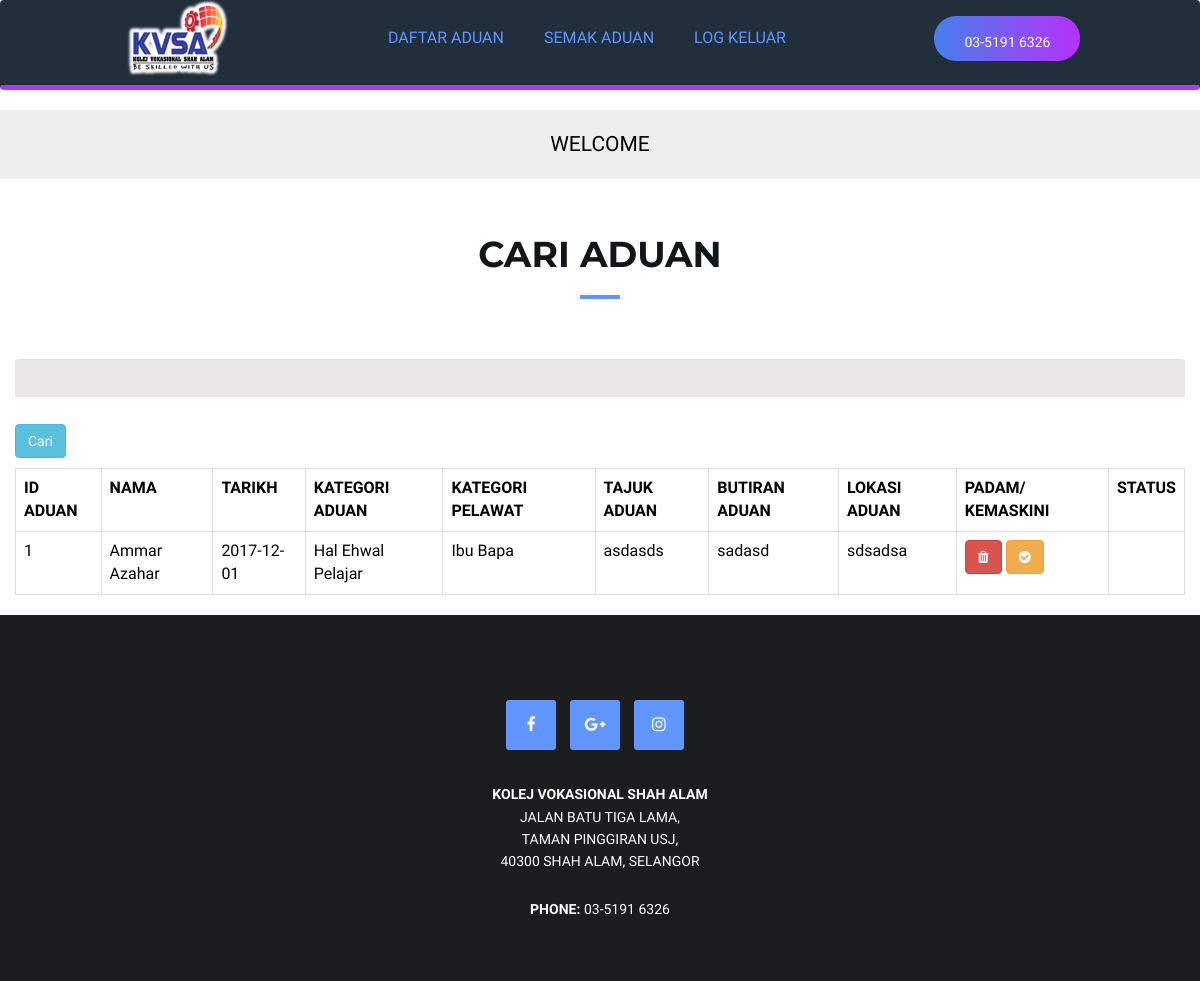
The app's page /searchadmin.php, older data.
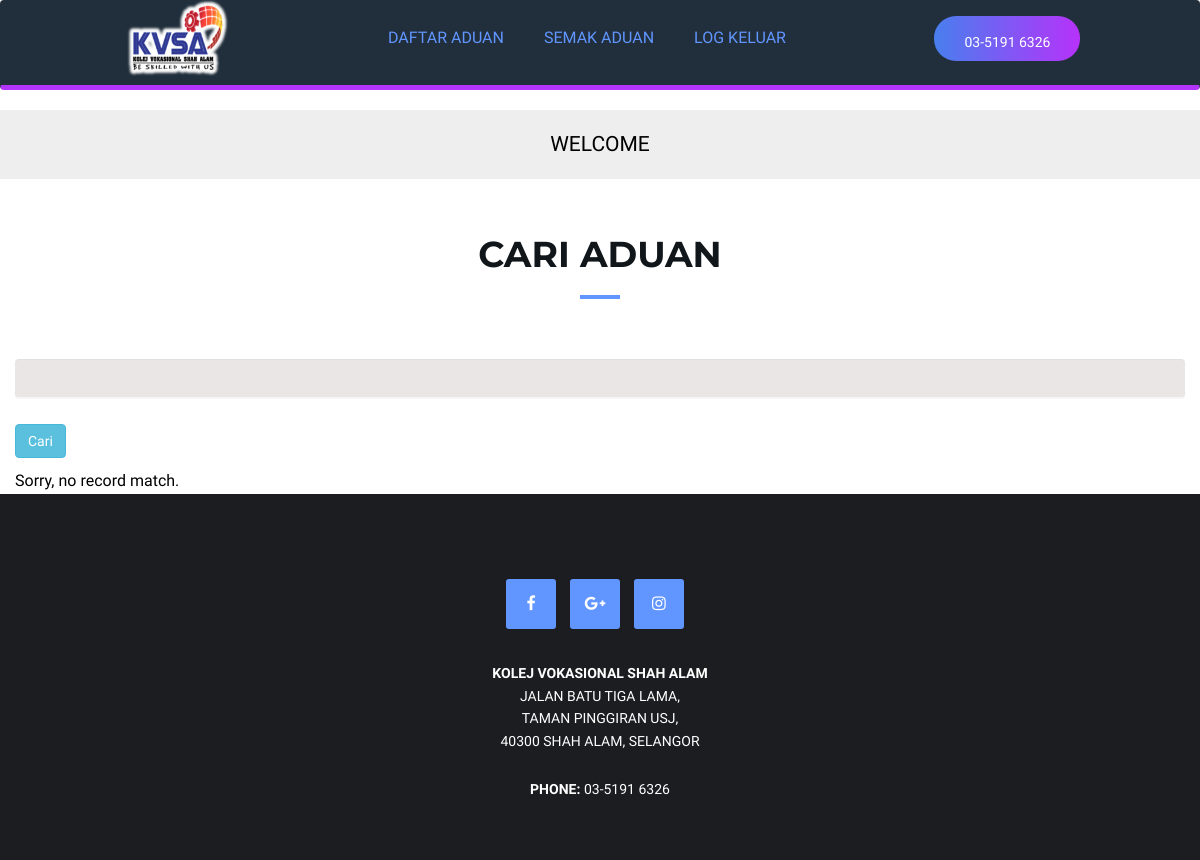
The same page, newer data.
### tables this page shows
CREATE TABLE `aduan` (
  `idaduan` int(11) NOT NULL,
  `user_id` int(4) NOT NULL,
  `kategoriaduan` varchar(100) NOT NULL,
  `tajukaduan` varchar(100) NOT NULL,
  `butiranaduan` text NOT NULL,
  `lokasiaduan` varchar(100) NOT NULL,
  `nama` varchar(200) NOT NULL,
  `kategoripelawat` varchar(40) NOT NULL,
  `tarikh` date NOT NULL,
  `status` varchar(200) NOT NULL
);

### searchadmin.php (the view, shortened to what this page needs)
<?php
include "headeradmin.php";
?>
<form action="" method="get">
    <div class="section-header text-center">
                    <br><h2 class="title">CARI ADUAN</h2>
                </div>
    <input type="text" name="txtsearch" class="form-control"><br>
    <input type="submit" value="Cari" class="btn btn-info"><br><p><p>
</form>
<?php
    include "connection.php";
    $searchName="";
    $sql="SELECT idaduan, nama, tarikh, kategoripelawat, kategoriaduan, tajukaduan, butiranaduan, lokasiaduan, status FROM aduan WHERE nama LIKE '%$searchName%' ";
    $rs=mysqli_query($db, $sql);
    if(mysqli_num_rows($rs)==0){
    	echo("Sorry, no record match.<br>");
    }
    else {
    	?>
    	<table class= "table table-bordered">
    	<tr align="center">
    	   <th>ID ADUAN</th>
           <th>NAMA</th>
           <th>TARIKH</th>
           <th>KATEGORI ADUAN</th>
           <th>KATEGORI PELAWAT</th>
           <th>TAJUK ADUAN</th>
           <th>BUTIRAN ADUAN</th>
           <th>LOKASI ADUAN</th>
           <th>PADAM/ KEMASKINI</th>
           <th>STATUS</th>
        </tr>
    	<?php
    	while ($record=mysqli_fetch_array($rs)){
    	echo "<tr>";
        echo "<td>";
        $x=$record['idaduan'];
        echo $record['idaduan'];
        echo "<td>" .$record['nama']."</td>";
        echo "<td>" .$record['tarikh']."</td>";
        echo "<td>" .$record['kategoriaduan']."</td>";
        echo "<td>" .$record['kategoripelawat']."</td>";
        echo "<td>" .$record['tajukaduan']."</td>";
        echo "<td>" .$record['butiranaduan']."</td>";
        echo "<td>" .$record['lokasiaduan']."</td>";
        echo "<td>";
        echo "<a href='confirmdelete.php?id=$x' class='btn btn-danger'><i class='fa fa-trash'></i></a> ";
        echo "<a href='update.php?id=$x' class='btn btn-warning'><i class='fa fa-check-circle'</i></a>";
        echo "</td>";
        echo "<td>" .$record['status']."</td>";
    	echo "</tr>";
    }
    echo "</table>";
    }
?>
<?php
include "footer.php";
?>

### headeradmin.php (shortened to what this page needs)
<!DOCTYPE html>
<html lang="en">
<head>
	<link type="text/css" rel="stylesheet" href="css/bootstrap.min.css" />
	<link type="text/css" rel="stylesheet" href="css/owl.carousel.css" />
	<link type="text/css" rel="stylesheet" href="css/owl.theme.default.css" />
	<link type="text/css" rel="stylesheet" href="css/magnific-popup.css" />
	<link rel="stylesheet" href="css/font-awesome.min.css">
	<link type="text/css" rel="stylesheet" href="css/style.css" />
</head>
<body>
<div class="super_container">
     <nav class="navbar">
        <img class="logo" src="img/logokvsa.png" alt="logo" width="110" height="80">
        <ul class="main-nav" id="js-menu">
            <li>
                <a href="formaduan.php" class="nav-links">DAFTAR ADUAN</a>
            </li>
            <li>
                <a href="semakaduan.php" class="nav-links">SEMAK ADUAN</a>
            </li>
            <li>
                <a href="logkeluar.php" class="nav-links">LOG KELUAR</a>
            </li>
        </ul>
        <div class="phone">
					<div>03-5191 6326</div>
				</div>
</nav>
</div></div>
<div class= "jumbotron jumbotron-fluid" style="padding-top: 20px; padding-bottom: 5px;">
      <div class="container">
        <center>
          <p class="lead"> WELCOME</p>
        </center>
      </div>
    </div>
          <div class="container">
		     <div class="row">
             <div class="col-sm-12" align="center">
          </div>

### footer.php (shortened to what this page needs)
</div></div></div>
	<footer id="footer" class="sm-padding bg-dark">
		<div class="container">
			<div class="row">
<br>
				<div class="col-md-12">
					<ul class="footer-follow">
						<li><a href="www.facebook.com/kvsaofficial/"><i class="fa fa-facebook"></i></a></li>
						<li><a href="https://plus.google.com/kvsaofficial"><i class="fa fa-google-plus"></i></a></li>
						<li><a href="www.instagram.com/coloursofkvsa"><i class="fa fa-instagram"></i></a></li>
					</ul>
					<div class="footer-copyright">
						<b><p>KOLEJ VOKASIONAL SHAH ALAM</b></p>
						<p> Jalan Batu Tiga Lama, </p>
						<p> Taman Pinggiran Usj, </p>
						<p> 40300 Shah Alam, Selangor </p>
						<br>
						<p><b>Phone:</b> 03-5191 6326</p>
					</div>
				</div>
			</div>
		</div>
	</footer>
</body>
</html>

### css/style.css (style rules this page uses)
* { box-sizing: border-box; padding: 0; margin: 0; }
body { font-family: 'Varela Round', sans-serif; font-size: 16px; line-height: 1.6; overflow-x: hidden; color: #000000; }
h2, h3, h4, h6 { font-family: 'Montserrat', sans-serif; font-weight: 700; margin-top: 0px; margin-bottom: 20px; color: #10161A; }
h2 { font-size: 36px; }
a { color: #6195FF; text-decoration: none; -webkit-transition: 0.2s opacity; transition: 0.2s opacity; }
ul, ol { margin: 0; padding: 0; list-style: none }
.sm-padding { padding-top: 60px; padding-bottom: 60px; }
.bg-dark { background-color: #1C1D21; }
.section-header { position: relative; margin-bottom: 60px; }
.section-header .title { text-transform: capitalize; }
.title:after { content:""; display:block; height:4px; width:40px; background-color: #6195FF; margin-top: 20px; }
.text-center .title:after { margin: 20px auto 0px; }
input[type="text"], input[type="email"], input[type="password"], input[type="number"], input[type="date"], input[type="url"], input[type="tel"], textarea { height: 40px; width: 100%; border: none; background: #d6cfcf; border-bottom: 2px solid #EEE; color: #354052; padding: 0px 10px; opacity: 0.5; -webkit-transition: 0.2s border-color, 0.2s opacity; transition: 0.2s border-color, 0.2s opacity; }
@media screen and (min-width: 768px) { .navbar { display: flex; justify-content: space-between; padding-bottom: 0; height: 90px; align-items: center; background-color: #212F3C; padding-bottom: 10px; border-bottom: solid 5px #b334fa; } }
@media screen and (min-width: 768px) { .main-nav { display: flex; margin-right: 30px; flex-direction: row; } }
@media screen and (min-width: 768px) { .main-nav li { margin: 0; } }
@media screen and (min-width: 768px) { .nav-links { margin-left: 40px; } }
@media screen and (min-width: 768px) { .logo { margin-top: 0; float: left; } }
@media screen and (min-width: 768px) { .phone { height: 45px; padding-left: 30px; padding-right: 30px; padding-top:15px; border-radius: 22px; background: linear-gradient(to right, #487fee, #b632fa); } }
@media screen and (min-width: 768px) { .phone > div { font-size: 14px; font-weight: 500; color: #FFFFFF; white-space: nowrap; } }
@media screen and (min-width: 768px) { #footer { position: relative; } }
@media screen and (min-width: 768px) { .footer-follow { text-align: center; margin-bottom: 20px; } }
@media screen and (min-width: 768px) { .footer-follow li { display: inline-block; margin-right: 10px; margin-bottom: 13px; } }
@media screen and (min-width: 768px) { .footer-follow li a { display: inline-block; width: 50px; height: 50px; line-height: 50px; text-align: center; border-radius: 3px; background-color: #6195FF; color:#FFF; } }
@media screen and (min-width: 768px) { .footer-copyright p { text-align: center; font-size: 14px; text-transform: uppercase; color: white; margin: 0; } }

Row changes from the older to the newer data that the page shows:
removed aduan: idaduan "1", nama "Ammar Azahar", tarikh "2017-12-01", kategoriaduan "Hal Ehwal Pelajar", kategoripelawat "Ibu Bapa", tajukaduan "asdasds", butiranaduan "sadasd", lokasiaduan "sdsadsa"
Text that changed along with them:
text no longer shown: "ID ADUAN NAMA TARIKH KATEGORI ADUAN KATEGORI PELAWAT TAJUK ADUAN BUTIRAN ADUAN LOKASI ADUAN PADAM/ KEMASKINI STATUS"
text now shown: "Sorry, no record match."
